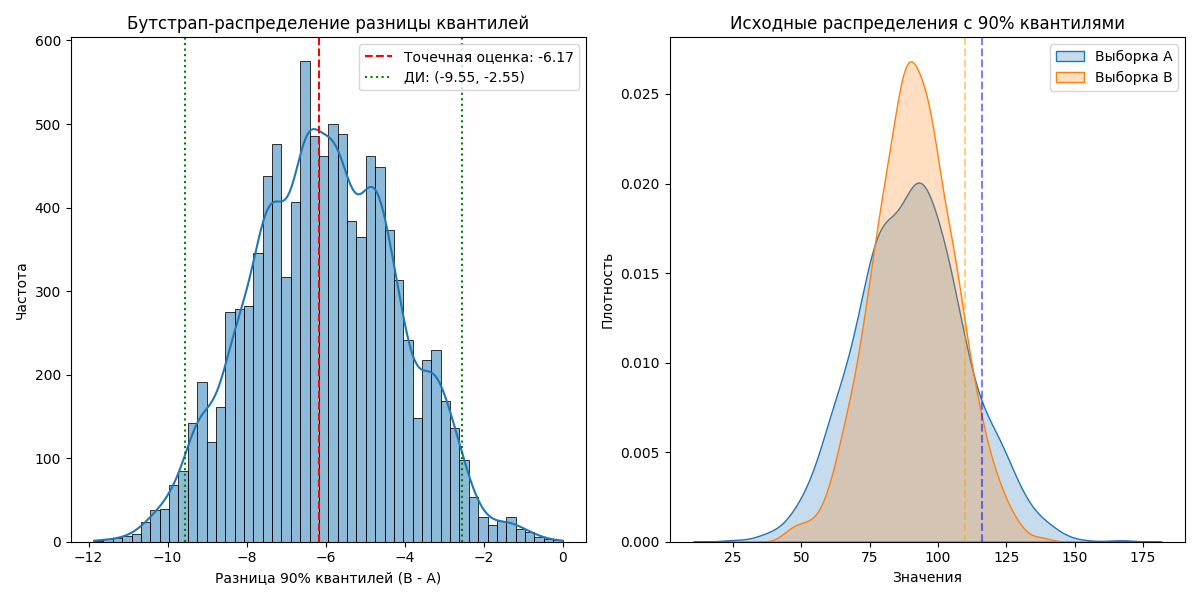

Write the Python code that produced this figure.
import numpy as np
import matplotlib.pyplot as plt
import seaborn as sns


def get_percentile_ci(bootstrap_stats, pe, alpha):
    left, right = np.quantile(bootstrap_stats, [alpha / 2, 1 - alpha / 2])
    return left, right


n = 1000
B = 10000
alpha = 0.05

np.random.seed(42)
values_a = np.random.normal(90, 20, n)
values_b = np.random.normal(90, 15, n)

pe = np.quantile(values_b, 0.9) - np.quantile(values_a, 0.9)

bootstrap_values_a = np.random.choice(values_a, (B, n), True)
bootstrap_metrics_a = np.quantile(bootstrap_values_a, 0.9, axis=1)
bootstrap_values_b = np.random.choice(values_b, (B, n), True)
bootstrap_metrics_b = np.quantile(bootstrap_values_b, 0.9, axis=1)

bootstrap_stats = bootstrap_metrics_b - bootstrap_metrics_a
ci = get_percentile_ci(bootstrap_stats, pe, alpha)
has_effect = not (ci[0] < 0 < ci[1])

# Визуализация
plt.figure(figsize=(12, 6))

plt.subplot(1, 2, 1)
sns.histplot(bootstrap_stats, bins=50, kde=True)
plt.axvline(pe, color="r", linestyle="--", label=f"Точечная оценка: {pe:.2f}")
plt.axvline(ci[0], color="g", linestyle=":", label=f"ДИ: ({ci[0]:.2f}, {ci[1]:.2f})")
plt.axvline(ci[1], color="g", linestyle=":")
plt.title("Бутстрап-распределение разницы квантилей")
plt.xlabel("Разница 90% квантилей (B - A)")
plt.ylabel("Частота")
plt.legend()

plt.subplot(1, 2, 2)
sns.kdeplot(values_a, label="Выборка A", fill=True)
sns.kdeplot(values_b, label="Выборка B", fill=True)
plt.axvline(np.quantile(values_a, 0.9), color="blue", linestyle="--", alpha=0.5)
plt.axvline(np.quantile(values_b, 0.9), color="orange", linestyle="--", alpha=0.5)
plt.title("Исходные распределения с 90% квантилями")
plt.xlabel("Значения")
plt.ylabel("Плотность")
plt.legend()

plt.tight_layout()
plt.show()

print(f"Значение 90% квантиля изменилось на: {pe:0.2f}")
print(f"{((1 - alpha) * 100)}% доверительный интервал: ({ci[0]:0.2f}, {ci[1]:0.2f})")
print(f"Отличия статистически значимые: {has_effect}")
